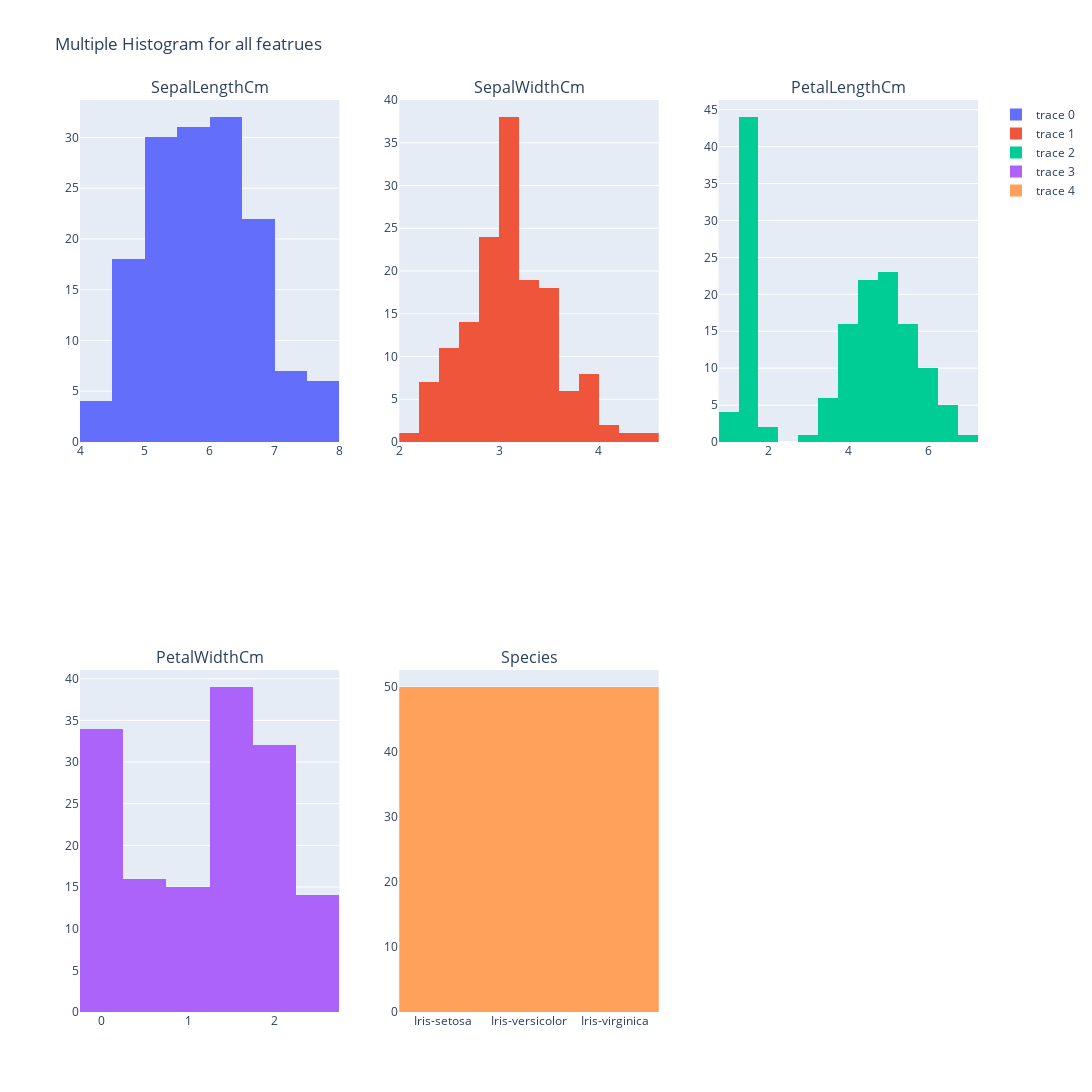

The notebook cell this image was saved under:
### Code cell
eda.multiple_histogram(df)

### Figure 1 — Plotly figure (JSON) as saved in the notebook; plotly's stock layout.template omitted (floating-point values rounded to 4 significant figures; data arrays with more than 128 entries replaced by an {"elided": "..."} marker saying what was removed)
{"data": [{"type": "histogram", "x": {"elided": "150 float values"}, "xaxis": "x", "yaxis": "y"}, {"type": "histogram", "x": {"elided": "150 float values"}, "xaxis": "x2", "yaxis": "y2"}, {"type": "histogram", "x": {"elided": "150 float values"}, "xaxis": "x3", "yaxis": "y3"}, {"type": "histogram", "x": {"elided": "150 float values"}, "xaxis": "x4", "yaxis": "y4"}, {"type": "histogram", "x": {"elided": "150 str values"}, "xaxis": "x5", "yaxis": "y5"}], "layout": {"annotations": [{"font": {"size": 16}, "showarrow": false, "text": "SepalLengthCm", "x": 0.1444, "xanchor": "center", "xref": "paper", "y": 1, "yanchor": "bottom", "yref": "paper"}, {"font": {"size": 16}, "showarrow": false, "text": "SepalWidthCm", "x": 0.5, "xanchor": "center", "xref": "paper", "y": 1, "yanchor": "bottom", "yref": "paper"}, {"font": {"size": 16}, "showarrow": false, "text": "PetalLengthCm", "x": 0.8556, "xanchor": "center", "xref": "paper", "y": 1, "yanchor": "bottom", "yref": "paper"}, {"font": {"size": 16}, "showarrow": false, "text": "PetalWidthCm", "x": 0.1444, "xanchor": "center", "xref": "paper", "y": 0.375, "yanchor": "bottom", "yref": "paper"}, {"font": {"size": 16}, "showarrow": false, "text": "Species", "x": 0.5, "xanchor": "center", "xref": "paper", "y": 0.375, "yanchor": "bottom", "yref": "paper"}], "height": 1600, "title": {"text": "Multiple Histogram for all featrues"}, "width": 1100, "xaxis": {"anchor": "y", "domain": [0, 0.2889]}, "xaxis2": {"anchor": "y2", "domain": [0.3556, 0.6444]}, "xaxis3": {"anchor": "y3", "domain": [0.7111, 1]}, "xaxis4": {"anchor": "y4", "domain": [0, 0.2889]}, "xaxis5": {"anchor": "y5", "domain": [0.3556, 0.6444]}, "xaxis6": {"anchor": "y6", "domain": [0.7111, 1]}, "yaxis": {"anchor": "x", "domain": [0.625, 1]}, "yaxis2": {"anchor": "x2", "domain": [0.625, 1]}, "yaxis3": {"anchor": "x3", "domain": [0.625, 1]}, "yaxis4": {"anchor": "x4", "domain": [0, 0.375]}, "yaxis5": {"anchor": "x5", "domain": [0, 0.375]}, "yaxis6": {"anchor": "x6", "domain": [0, 0.375]}}}
